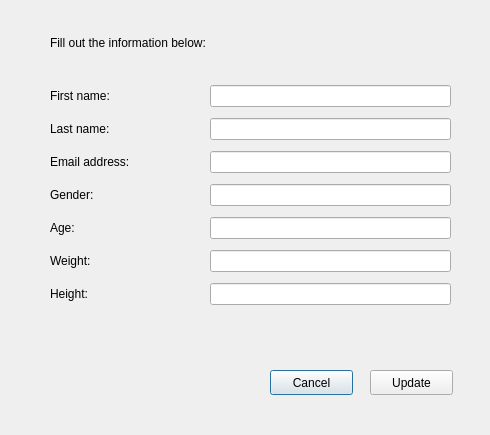
<?xml version="1.0" encoding="UTF-8"?>
<ui version="4.0">
 <class>UpdateProfileDialog</class>
 <widget class="QDialog" name="UpdateProfileDialog">
  <property name="geometry">
   <rect>
    <x>0</x>
    <y>0</y>
    <width>490</width>
    <height>435</height>
   </rect>
  </property>
  <property name="windowTitle">
   <string>Dialog</string>
  </property>
  <widget class="QPushButton" name="cancelProfileButton">
   <property name="geometry">
    <rect>
     <x>270</x>
     <y>370</y>
     <width>83</width>
     <height>25</height>
    </rect>
   </property>
   <property name="text">
    <string>Cancel</string>
   </property>
  </widget>
  <widget class="QPushButton" name="confirmProfileButton">
   <property name="geometry">
    <rect>
     <x>370</x>
     <y>370</y>
     <width>83</width>
     <height>25</height>
    </rect>
   </property>
   <property name="text">
    <string>Update</string>
   </property>
  </widget>
  <widget class="QLabel" name="label_8">
   <property name="geometry">
    <rect>
     <x>50</x>
     <y>30</y>
     <width>361</width>
     <height>25</height>
    </rect>
   </property>
   <property name="text">
    <string>Fill out the information below:</string>
   </property>
  </widget>
  <widget class="QWidget" name="gridLayoutWidget">
   <property name="geometry">
    <rect>
     <x>50</x>
     <y>80</y>
     <width>401</width>
     <height>236</height>
    </rect>
   </property>
   <layout class="QGridLayout" name="gridLayout_2">
    <property name="horizontalSpacing">
     <number>80</number>
    </property>
    <item row="11" column="0">
     <widget class="QLabel" name="label_9">
      <property name="text">
       <string>Weight:</string>
      </property>
     </widget>
    </item>
    <item row="4" column="1">
     <widget class="QLineEdit" name="emailUpdateProfileEdit"/>
    </item>
    <item row="3" column="1">
     <widget class="QLineEdit" name="lastNameUpdateProfileEdit"/>
    </item>
    <item row="12" column="0">
     <widget class="QLabel" name="label_10">
      <property name="text">
       <string>Height:</string>
      </property>
     </widget>
    </item>
    <item row="12" column="1">
     <widget class="QLineEdit" name="heightUpdateProfileEdit"/>
    </item>
    <item row="2" column="1">
     <widget class="QLineEdit" name="firstNameUpdateProfileEdit"/>
    </item>
    <item row="5" column="0">
     <widget class="QLabel" name="label_11">
      <property name="text">
       <string>Gender:</string>
      </property>
     </widget>
    </item>
    <item row="11" column="1">
     <widget class="QLineEdit" name="weightUpdateProfileEdit"/>
    </item>
    <item row="3" column="0">
     <widget class="QLabel" name="label_12">
      <property name="text">
       <string>Last name:</string>
      </property>
     </widget>
    </item>
    <item row="2" column="0">
     <widget class="QLabel" name="label_13">
      <property name="text">
       <string>First name:</string>
      </property>
     </widget>
    </item>
    <item row="4" column="0">
     <widget class="QLabel" name="label_14">
      <property name="text">
       <string>Email address:</string>
      </property>
     </widget>
    </item>
    <item row="9" column="1">
     <widget class="QLineEdit" name="ageUpdateProfileEdit"/>
    </item>
    <item row="5" column="1">
     <widget class="QLineEdit" name="genderUpdateProfileEdit"/>
    </item>
    <item row="9" column="0">
     <widget class="QLabel" name="label_15">
      <property name="text">
       <string>Age:</string>
      </property>
     </widget>
    </item>
   </layout>
  </widget>
  <widget class="QLabel" name="invalidEmailLabel">
   <property name="enabled">
    <bool>true</bool>
   </property>
   <property name="geometry">
    <rect>
     <x>50</x>
     <y>330</y>
     <width>371</width>
     <height>25</height>
    </rect>
   </property>
   <property name="text">
    <string/>
   </property>
  </widget>
 </widget>
 <resources/>
 <connections/>
</ui>
